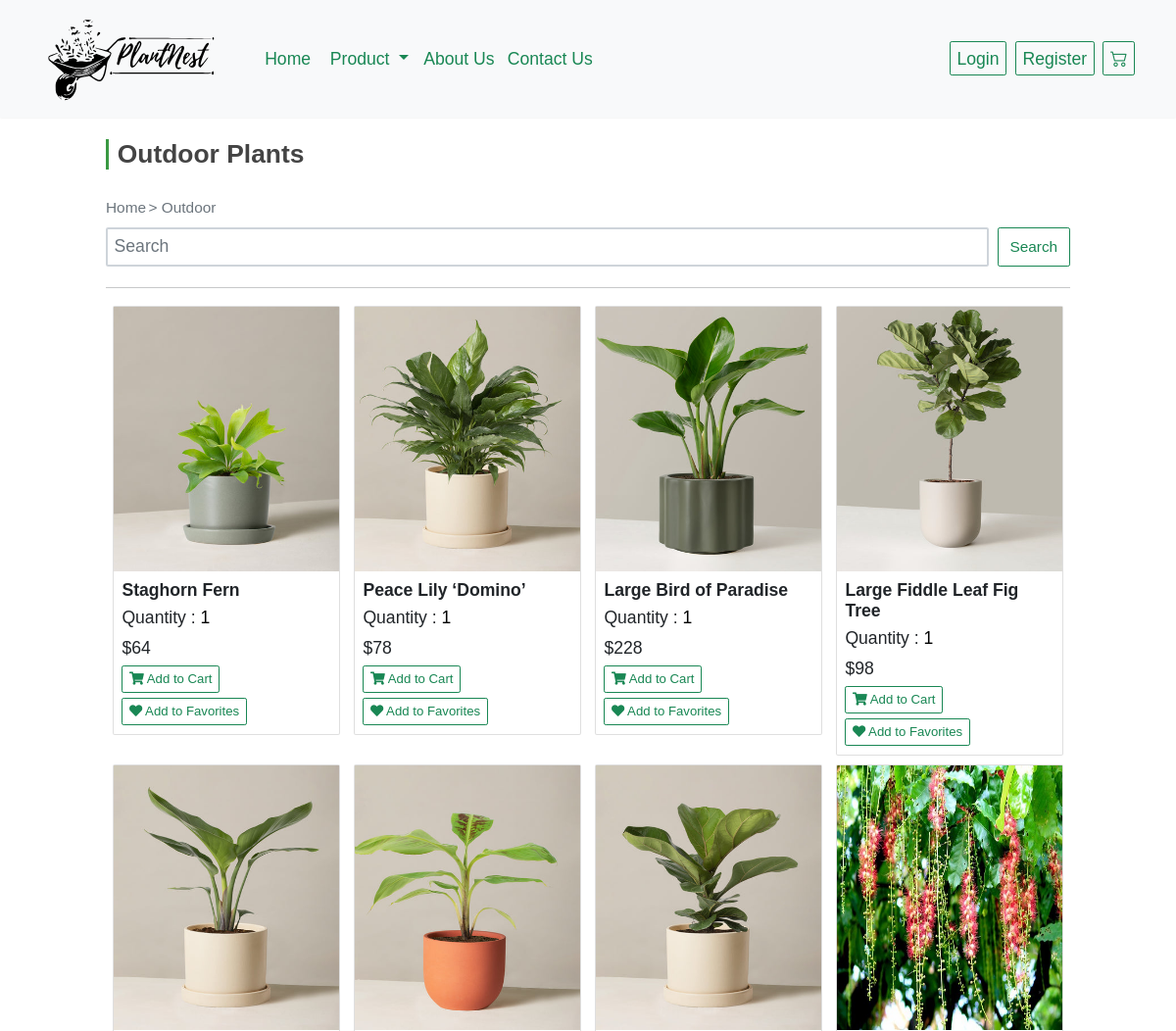
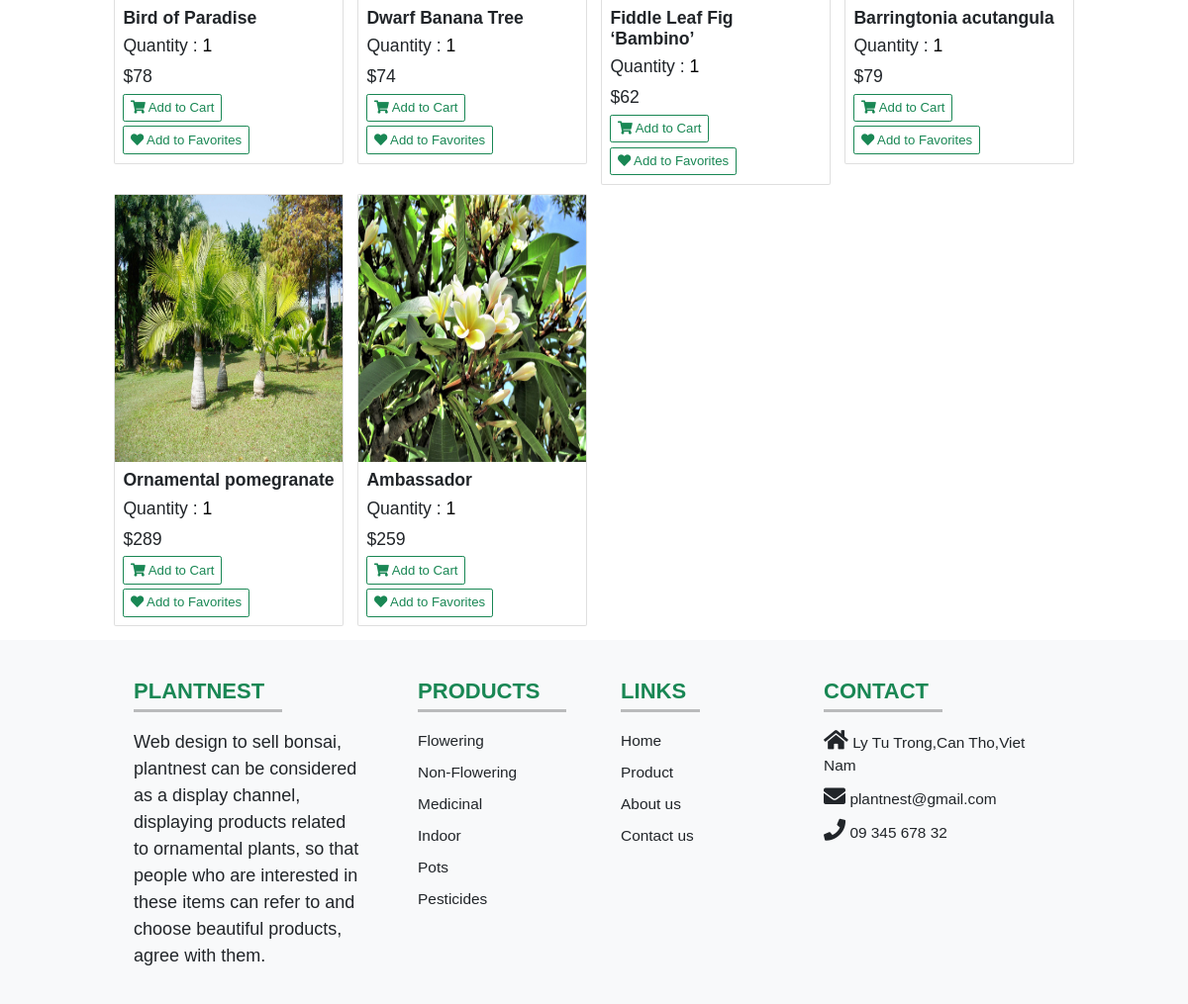
The page /client/outdoor.php on the database its author committed (2 pictures, top to bottom).
### tables this page shows
CREATE TABLE `products` (
  `productID` int(11) NOT NULL,
  `productName` varchar(255) NOT NULL,
  `unitPrice` decimal(10,0) NOT NULL,
  `height` varchar(255) NOT NULL,
  `uses` varchar(600) DEFAULT NULL,
  `growthHabits` varchar(600) DEFAULT NULL,
  `light` varchar(255) DEFAULT NULL,
  `water` varchar(255) DEFAULT NULL,
  `categoryID` int(11) NOT NULL,
  `imageURL` varchar(500) NOT NULL,
  `unitsInStock` int(11) DEFAULT 100
);

### classes/Product.php (called while the page is built, shortened)
<?php
class Product {
    public function showOutdoor($conn) {
        $sql = "SELECT productID, productName, unitPrice, height, uses, growthHabits, light, water, categoryID, imageURL FROM products WHERE categoryID = 4";
        $result = $conn->query($sql) or die($this->conn->error.__LINE__);
        return $result;
    }
}

### client/outdoor.php (the view, shortened to what this page needs)
<?php
include_once '../classes/Product.php';
include_once '../assets/database.php';
$product = new Product();
?>
<!DOCTYPE html>
<html lang="en">
<head>
    <link rel="stylesheet" href="https://unpkg.com/swiper/swiper-bundle.min.css" />
    <link rel="stylesheet" href="https://cdnjs.cloudflare.com/ajax/libs/font-awesome/5.15.3/css/all.min.css">
    <link rel="stylesheet" href="../assets/css/style.css">
    <link href="https://cdn.jsdelivr.net/npm/bootstrap@5.0.2/dist/css/bootstrap.min.css" rel="stylesheet">
    <link rel="stylesheet" href="https://cdn.jsdelivr.net/npm/bootstrap-icons@1.10.5/font/bootstrap-icons.css">
    <link rel="stylesheet" href="https://cdn.jsdelivr.net/npm/swiper@10/swiper-bundle.min.css" />
</head>
<body>
    <nav class="navbar navbar-expand-lg navbar-light bg-light px-lg-5 py-lg-4 shadow-sm sticky-top">
        <div class="container-fluid">
            <div><a class="navbar-brand p-4 me-5 fw-bold fs-3 h-font" href="../index.php"><img src="../assets/images/logo/logo.svg" style="width:180px;" alt="Logo"></a></div>
            <div class="collapse navbar-collapse" id="navbarSupportedContent">
                <ul class="navbar-nav me-auto mb-3 fs-2 mb-lg-0">
                    <li class="nav-item">
                        <a class="nav-link active text-success me-2 " aria-current="page" href="../index.php">Home</a>
                    </li>
                    <nav class="">
                        <div class="container-fluid">
                            <div class="collapse navbar-collapse" id="navbarNavDarkDropdown">
                                <ul class="navbar-nav">
                                    <li class="nav-item dropdown">
                                        <a class="nav-link active text-success dropdown-toggle" href="#" id="navbarDarkDropdownMenuLink" role="button" data-bs-toggle="dropdown" aria-expanded="false">
                                            Product
                                        </a>
                                    </li>
                                </ul>
                            </div>
                        </div>
                    </nav>
                    <li class="nav-item">
                        <a class="nav-link active text-success me-2" href="aboutus.php">About Us</a>
                    </li>
                    <li class="nav-item">
                        <a class="nav-link active text-success me-2" href="contactus.php">Contact Us</a>
                    </li>
                </ul>
                <div class="d-flex">
                    <?php
                    if (isset($_SESSION['name']) && ($_SESSION['name'] != "")) { ?>
                        <a href="manageAccount.php">
                            <button type="button" class="btn btn-outline-success shadow-none me-lg-3 me-3 fs-2" data-bs-toggle="modal" data-bs-target="#registermodal">
                                <?php echo $_SESSION['name']; ?>
                            </button>
                        </a>
                        <a href="logout.php">
                            <button type="button" class="btn btn-outline-success shadow-none me-lg-3 me-3 fs-2" data-bs-toggle="modal" data-bs-target="#registermodal">
                                Logout
                            </button>
                        </a>
                        <a href="favorites.php"><button type="button" class="btn btn-outline-success shadow-none me-lg-3 me-3 fs-2" data-bs-toggle="modal" data-bs-target="#registermodal">
                                <i class="fas fa-heart"></i>
                            </button></a>
                    <?php } else { ?>
                        <a href="login.php">
                            <button type="button" class="btn btn-outline-success shadow-none me-lg-3 me-3 fs-2" data-bs-toggle="modal" data-bs-target="#loginmodal">
                                Login
                            </button>
                        </a>
                        <a href="register.php">
                            <button type="button" class="btn btn-outline-success shadow-none me-lg-3 me-3 fs-2" data-bs-toggle="modal" data-bs-target="#registermodal">
                                Register
                            </button>
                        </a>
                    <?php } ?>
                    <a href="cart.php"><button type="button" class="btn btn-outline-success shadow-none me-lg-3 me-3 fs-2" data-bs-toggle="modal" data-bs-target="#registermodal">
                            <i class="bi bi-cart2"></i>
                        </button></a>
                </div>
            </div>
        </div>
    </nav>
    <section class="product" id="product">
        <h2 class="heading fw-bold">Outdoor Plants</h2>
        <a href="" class="text-secondary text-decoration-none fs-3 ">Home</a>
        <span class="text-secondary fs-3"> > </span>
        <a href="outdoor.php" class="text-secondary text-decoration-none fs-3">Outdoor</a>
        <form class="d-flex" action="" method="POST">
            <input class="form-control me-3 border-2 fs-2 mt-3" style="height:40px;" type="search" name="keyword" placeholder="Search" aria-label="Search">
            <input class="btn btn-outline-success fs-3 mt-3" style="width:80px;height:40px" type="submit" name="findProduct" value="Search">
        </form><br>
        <hr>
        <?php
        if (!isset($_POST['findProduct'])) {
        ?>
            <div class="product-section mt-150 mb-150">
                <?php
                $result = $product->showOutdoor($conn);
                if ($result->num_rows > 0) {
                ?>
                    <div class="container">
                        <div class="row product-lists">
                            <?php while ($row = $result->fetch_assoc()) { ?>
                                <div class="col-md-3 mt-3">
                                    <form method="GET">
                                        <div class="card">
                                            <a href="productdetails.php?action=singleproduct&id=<?php echo $row['productID'] ?>&caID=<?php echo $row['categoryID'] ?>"><img src="<?php echo "../" . $row['imageURL'] ?>" width="100%" height="270px" alt="alt" /></a>
                                            <div class="card-body">
                                                <h3><a class="text-decoration-none text-dark fs-2 mt-2 fw-bold" href="productdetails.php?action=singleproduct&id=<?php echo $row['productID'] ?>&caID=<?php echo $row['categoryID'] ?>"><?php echo $row['productName'] ?></a></h3>
                                                <div class="quantity">
                                                    <span class="fs-2"> Quantity :
                                                        <input style="background-color: #fff;" type="number" min="1" max="100" value="1" name="quantity">
                                                    </span>
                                                </div>
                                                <div class="price fs-2 mt-2"><?php echo "$" . $row['unitPrice'] ?> </div>
                                                <button type="submit" class="btn btn-outline-success shadow-none mt-2 fs-4 fs-2 " class="cart-btn"><i class="fas fa-shopping-cart"></i> Add to Cart</button>
                                                <a class="text-decoration-none btn btn-outline-success shadow-none mt-2 fs-4 fs-2 " href="?action=addFavorites&id=<?php echo $row['productID'] ?>" class="cart-btn"><i class="fas fa-heart"></i> Add to Favorites</a>
                                            </div>
                                        </div>
                                    </form>
                                </div>
                            <?php } ?>
                        </div>
                    </div>
                <?php
                } else {
                    echo '0 result.';
                }
                ?>
            </div>
    </section>
    <footer class="text-center text-lg-start text-dark bg-light" style="background-color: #ECEFF1">
        <section class="">
            <div class="container text-center text-md-start mt-5">
                <div class="row mt-3">
                    <div class="col-md-3 col-lg-4 col-xl-3 mx-auto mb-4">
                        <h6 class="text-uppercase fw-bold fs-1 text-success">PLANTNEST</h6>
                        <hr class="mb-4 mt-0 d-inline-block mx-auto" style="width: 150px; background-color: #000; height: 3px" />
                        <p style="font-size:18px">
                            Web design to sell bonsai, plantnest can be considered as a display channel,
                            displaying products related to ornamental plants,
                            so that people who are interested in these items can refer to and choose beautiful products,
                            agree with them.
                        </p>
                    </div>
                    <div class="col-md-2 col-lg-2 col-xl-2 mx-auto mb-4">
                        <h6 class="text-uppercase fw-bold fs-1 text-success">Products</h6>
                        <hr class="mb-4 mt-0 d-inline-block mx-auto" style="width: 150px; background-color: #000; height: 3px" />
                        <p>
                            <a href="flowering.php" class="text-dark fs-3 text-decoration-none">Flowering</a>
                        </p>
                        <p>
                            <a href="nonFlowering.php" class="text-dark fs-3 text-decoration-none">Non-Flowering</a>
                        </p>
                        <p>
                            <a href="medicinal.php" class="text-dark fs-3 text-decoration-none">Medicinal</a>
                        </p>
                        <p>
                            <a href="indoor.php" class="text-dark fs-3 text-decoration-none">Indoor</a>
                        </p>
                        <p>
                            <a href="pots.php" class="text-dark fs-3 text-decoration-none">Pots</a>
                        </p>
                        <p>
                            <a href="pesticides.php" class="text-dark fs-3 text-decoration-none">Pesticides</a>
                        </p>
                    </div>
                    <div class="col-md-3 col-lg-2 col-xl-2 mx-auto mb-4">
                        <h6 class="text-uppercase fw-bold fs-1 text-success"> links</h6>
                        <hr class="mb-4 mt-0 d-inline-block mx-auto" style="width: 80px; background-color: #000; height: 3px" />
                        <p>
                            <a href="../index.php" class="text-dark fs-3 text-decoration-none">Home</a>
                        </p>
                        <p>
                            <a href="product.php" class="text-dark fs-3 text-decoration-none">Product</a>
                        </p>
                        <p>
                            <a href="aboutus.php" class="text-dark fs-3 text-decoration-none">About us</a>
                        </p>
                        <p>
                            <a href="contactus.php" class="text-dark fs-3 text-decoration-none">Contact us</a>
                        </p>
                    </div>
                    <div class="col-md-4 col-lg-3 col-xl-3 mx-auto mb-md-0 mb-4">
                        <h6 class="text-uppercase fw-bold fs-1 text-success">Contact</h6>
                        <hr class="mb-4 mt-0 d-inline-block mx-auto" style="width: 120px; background-color: #000; height: 3px" />
                        <p class="fs-3"><i class="fas fa-home mr-3 text-dark fs-1 text-decoration-none"></i> Ly Tu Trong,Can Tho,Viet Nam</p>
                        <p class="fs-3"><i class="fas fa-envelope mr-3 text-dark fs-1 text-decoration-none"></i> plantnest@gmail.com</p>
                        <p class="fs-3"><i class="fas fa-phone mr-3 text-dark fs-1 text-decoration-none"></i> 09 345 678 32</p>
                    </div>
                </div>
            </div>
        </section>
    </footer>
<?php } ?>
</body>
</html>

### assets/css/style.css (style rules this page uses)
:root { --green:#3A9943; }
* { margin:0; padding:0; box-sizing: border-box; text-transform: none; outline: none; border:none; text-decoration: none; transition: all .2s linear; }
input[type=number] { -moz-appearance: textfield; }
html { font-size: 62.5%; overflow-x: hidden; scroll-behavior: smooth; scroll-padding-top: 7rem; }
section { padding:1.5rem 9%; }
.heading { font-size: 3rem; color:#444; padding-left: 1rem; border-left: .4rem solid var(--green); margin-top: 1rem; margin-bottom: 3rem; }
@media (max-width:1200px) { html { font-size: 55%; } }

### client/outdoor.php (style rules this page uses)
* { font-family: 'Poppins', sans-serif; }

### rows shown on the page
products: imageURL (picture), productName "Staghorn Fern", unitPrice "64"
products: imageURL (picture), productName "Peace Lily ‘Domino’", unitPrice "78"
products: imageURL (picture), productName "Large Bird of Paradise", unitPrice "228"
products: imageURL (picture), productName "Large Fiddle Leaf Fig Tree", unitPrice "98"
products: imageURL (picture), productName "Bird of Paradise", unitPrice "78"
products: imageURL (picture), productName "Dwarf Banana Tree", unitPrice "74"
products: imageURL (picture), productName "Fiddle Leaf Fig ‘Bambino’", unitPrice "62"
products: imageURL (picture), productName "Barringtonia acutangula", unitPrice "79"
products: imageURL (picture), productName "Ornamental pomegranate", unitPrice "289"
products: imageURL (picture), productName "Ambassador", unitPrice "259"
